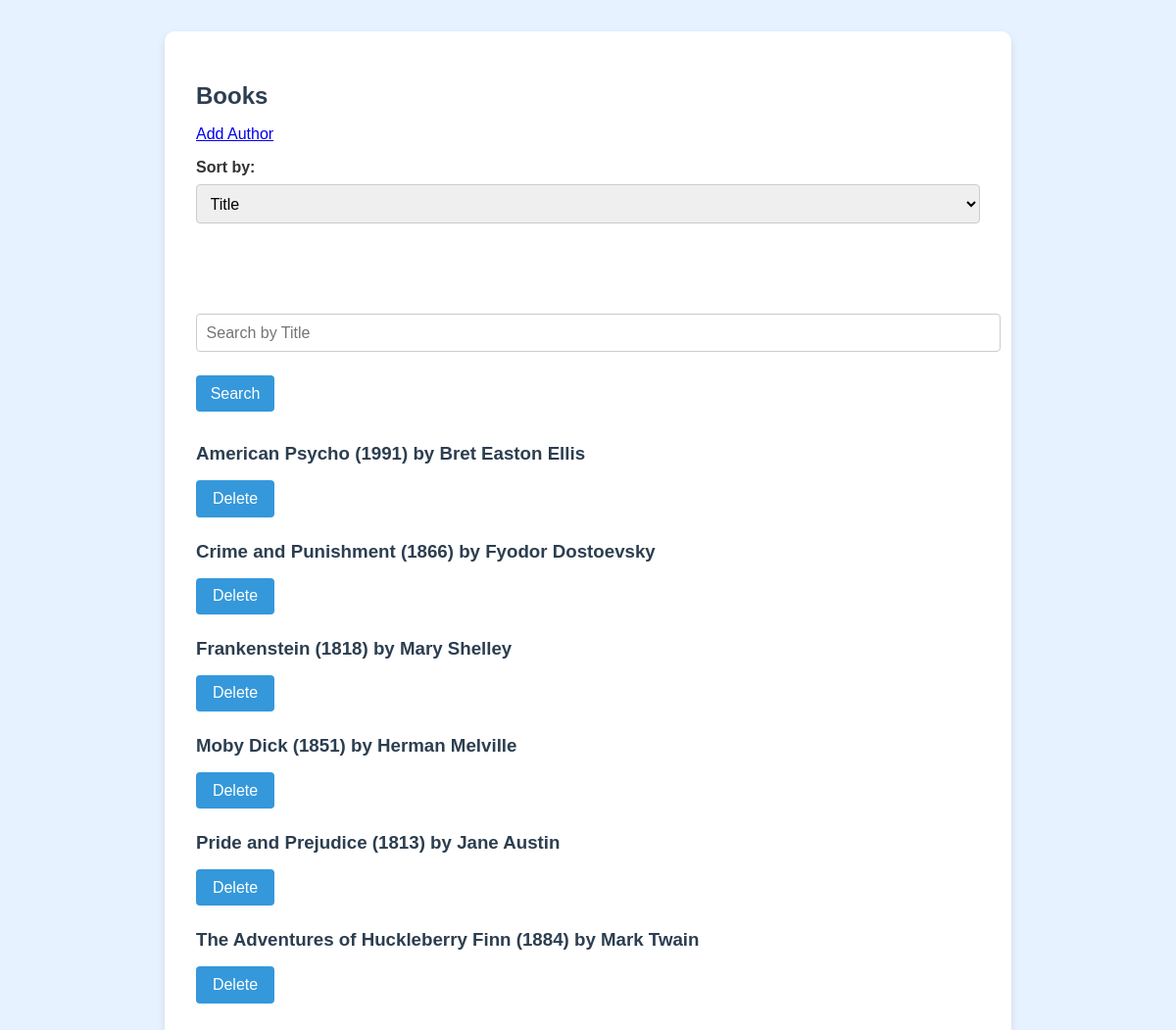
The app's page /, older data.
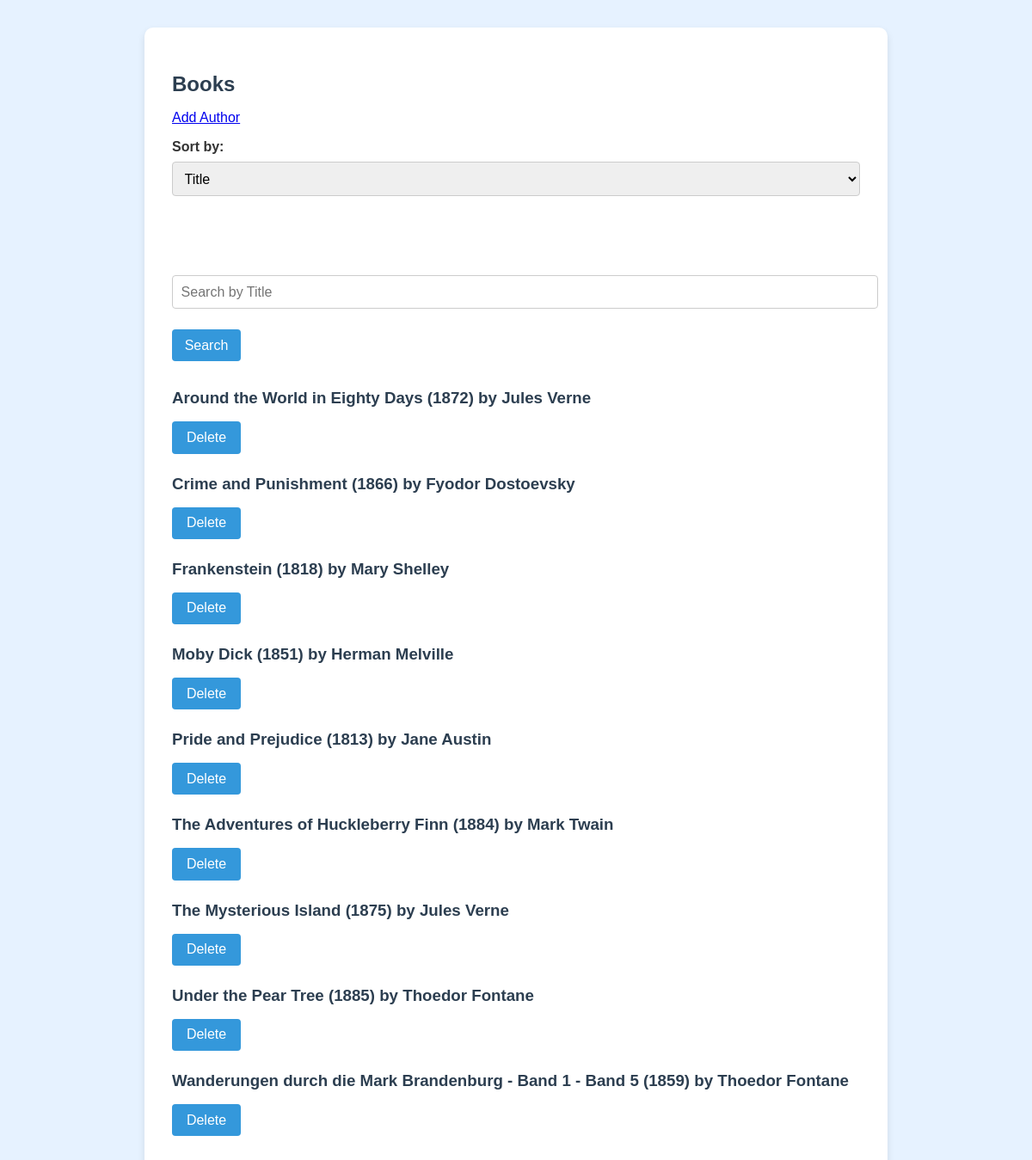
The same page, newer data.
### data_models.py (models this page shows, shortened)
class Book(db.Model):
    __tablename__ = 'books'
    book_id = db.Column(db.Integer, primary_key=True, autoincrement=True)
    title = db.Column(db.String)
    author_id = db.Column(db.Integer, db.ForeignKey('authors.author_id'))
    publication_year = db.Column(db.Integer)
    isbn = db.Column(db.String)
    author = db.relationship('Author', backref='books')

class Author(db.Model):
    __tablename__ = 'authors'
    author_id = db.Column(db.Integer, primary_key=True, autoincrement=True)
    name = db.Column(db.String)
    birth_date = db.Column(db.String)
    death_date = db.Column(db.String)

### app.py (the view)
@app.route("/")
def home():
    search_query = request.args.get('search', '')
    sort_by = request.args.get('sort_by', 'title')
    valid_columns = {
        'title': Book.title,
        'publication_year': Book.publication_year,
        'author': Author.name
    }
    if sort_by not in valid_columns:
        sort_by = 'title'
    query = db.session.query(Book).join(Author)
    if search_query:
        query = query.filter(Book.title.ilike(f'%{search_query}%'))
    books = query.order_by(valid_columns[sort_by]).all()
    return render_template("home.html", books=books, sort_by=sort_by)

### templates/home.html (shortened to what this page needs)
<!DOCTYPE html>
<html lang="en">
  <head>
    <link rel="stylesheet" href="{{ url_for('static', filename='style.css') }}">
  </head>
  <body>
  <div class="container">
  <h2>Books</h2>
    <a href="{{ url_for('add_author') }}">Add Author</a>
  <form method="get" action="/">
    <label for="sort_by">Sort by:</label>
    <select name="sort_by" id="sort_by" onchange="this.form.submit()">
      <option value="title" {% if sort_by == 'title' %}selected{% endif %}>Title</option>
    </select><br><br>
  </form>
  <form method="get" action="/">
    <input type="text" name="search" placeholder="Search by Title" value="{{ request.args.get('search', '') }}">
    <button type="submit">Search</button>
  </form>
    {% for book in books %}
    <div>
      <h3>{{ book.title }} ({{ book.publication_year }}) by {{ book.author.name }}</h3>
      <form action="{{ url_for('delete_book', book_id=book.book_id) }}" method="post" style="display:inline;">
        <button type="submit" onclick="return confirm('Are you sure you want to delete this book')">Delete</button>
      </form>
    </div>
    {% endfor %}
  </div>
  </body>
</html>

### static/style.css (style rules this page uses)
body { font-family: Arial, sans-serif; margin: 0; padding: 0; background-color: #e6f2ff; color: #333; }
.container { max-width: 800px; margin: 2rem auto; padding: 2rem; background-color: #ffffff; border-radius: 10px; box-shadow: 0 4px 8px rgba(0,0,0,0.1); }
h2, h3 { color: #2c3e50; margin-bottom: 1rem; }
form { margin-bottom: 2rem; }
label { font-weight: bold; display: block; margin-top: 1rem; }
input, select, button { display: block; margin: 0.5rem 0 1.5rem 0; padding: 0.6rem; width: 100%; max-width: 100%; border-radius: 4px; border: 1px solid #ccc; font-size: 1rem; }
button { background-color: #3498db; color: white; border: none; transition: background-color 0.3s ease; width: 5rem; text-align: center; }

Row changes from the older to the newer data that the page shows:
removed Book: title "American Psycho", publication_year "1991", author.name "Bret Easton Ellis"
added Book: title "Around the World in Eighty Days", publication_year "1872", author.name "Jules Verne"
added Book: title "The Mysterious Island", publication_year "1875", author.name "Jules Verne"
added Book: title "Under the Pear Tree", publication_year "1885", author.name "Thoedor Fontane"
added Book: title "Wanderungen durch die Mark Brandenburg - Band 1 - Band 5", publication_year "1859", author.name "Thoedor Fontane"
